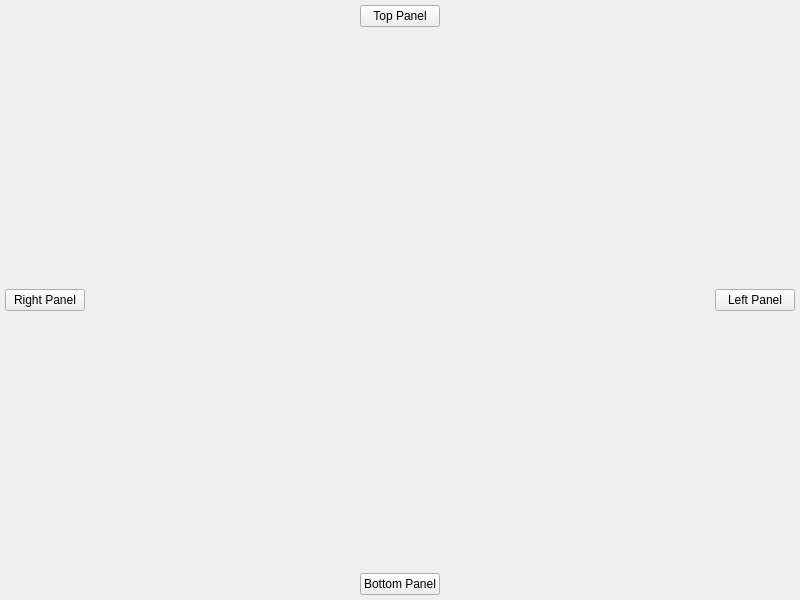
<?xml version="1.0" encoding="UTF-8"?>
<ui version="4.0">
 <class>MainWindow</class>
 <widget class="QMainWindow" name="MainWindow">
  <property name="geometry">
   <rect>
    <x>0</x>
    <y>0</y>
    <width>800</width>
    <height>600</height>
   </rect>
  </property>
  <property name="windowTitle">
   <string>MainWindow</string>
  </property>
  <widget class="QWidget" name="centralwidget">
   <layout class="QVBoxLayout" name="verticalLayout">
    <property name="leftMargin">
     <number>0</number>
    </property>
    <property name="topMargin">
     <number>0</number>
    </property>
    <property name="rightMargin">
     <number>0</number>
    </property>
    <property name="bottomMargin">
     <number>0</number>
    </property>
    <item>
     <layout class="QVBoxLayout" name="verticalLayout_2">
      <property name="leftMargin">
       <number>5</number>
      </property>
      <property name="topMargin">
       <number>5</number>
      </property>
      <property name="rightMargin">
       <number>5</number>
      </property>
      <property name="bottomMargin">
       <number>5</number>
      </property>
      <item>
       <layout class="QHBoxLayout" name="horizontalLayout_2">
        <item>
         <spacer name="horizontalSpacer_2">
          <property name="orientation">
           <enum>Qt::Horizontal</enum>
          </property>
          <property name="sizeHint" stdset="0">
           <size>
            <width>40</width>
            <height>20</height>
           </size>
          </property>
         </spacer>
        </item>
        <item>
         <widget class="QPushButton" name="pushButton_3">
          <property name="text">
           <string>Top Panel</string>
          </property>
         </widget>
        </item>
        <item>
         <spacer name="horizontalSpacer_3">
          <property name="orientation">
           <enum>Qt::Horizontal</enum>
          </property>
          <property name="sizeHint" stdset="0">
           <size>
            <width>40</width>
            <height>20</height>
           </size>
          </property>
         </spacer>
        </item>
       </layout>
      </item>
      <item>
       <spacer name="verticalSpacer_2">
        <property name="orientation">
         <enum>Qt::Vertical</enum>
        </property>
        <property name="sizeHint" stdset="0">
         <size>
          <width>20</width>
          <height>40</height>
         </size>
        </property>
       </spacer>
      </item>
      <item>
       <layout class="QHBoxLayout" name="horizontalLayout">
        <item>
         <widget class="QPushButton" name="pushButton">
          <property name="text">
           <string>Right Panel</string>
          </property>
         </widget>
        </item>
        <item>
         <spacer name="horizontalSpacer">
          <property name="orientation">
           <enum>Qt::Horizontal</enum>
          </property>
          <property name="sizeHint" stdset="0">
           <size>
            <width>40</width>
            <height>20</height>
           </size>
          </property>
         </spacer>
        </item>
        <item>
         <widget class="QPushButton" name="pushButton_2">
          <property name="sizePolicy">
           <sizepolicy hsizetype="Fixed" vsizetype="Fixed">
            <horstretch>0</horstretch>
            <verstretch>0</verstretch>
           </sizepolicy>
          </property>
          <property name="text">
           <string>Left Panel</string>
          </property>
         </widget>
        </item>
       </layout>
      </item>
      <item>
       <spacer name="verticalSpacer">
        <property name="orientation">
         <enum>Qt::Vertical</enum>
        </property>
        <property name="sizeHint" stdset="0">
         <size>
          <width>20</width>
          <height>40</height>
         </size>
        </property>
       </spacer>
      </item>
      <item>
       <layout class="QHBoxLayout" name="horizontalLayout_3">
        <item>
         <spacer name="horizontalSpacer_4">
          <property name="orientation">
           <enum>Qt::Horizontal</enum>
          </property>
          <property name="sizeHint" stdset="0">
           <size>
            <width>40</width>
            <height>20</height>
           </size>
          </property>
         </spacer>
        </item>
        <item>
         <widget class="QPushButton" name="pushButton_4">
          <property name="text">
           <string>Bottom Panel</string>
          </property>
         </widget>
        </item>
        <item>
         <spacer name="horizontalSpacer_5">
          <property name="orientation">
           <enum>Qt::Horizontal</enum>
          </property>
          <property name="sizeHint" stdset="0">
           <size>
            <width>40</width>
            <height>20</height>
           </size>
          </property>
         </spacer>
        </item>
       </layout>
      </item>
     </layout>
    </item>
   </layout>
  </widget>
 </widget>
 <resources/>
 <connections/>
</ui>
